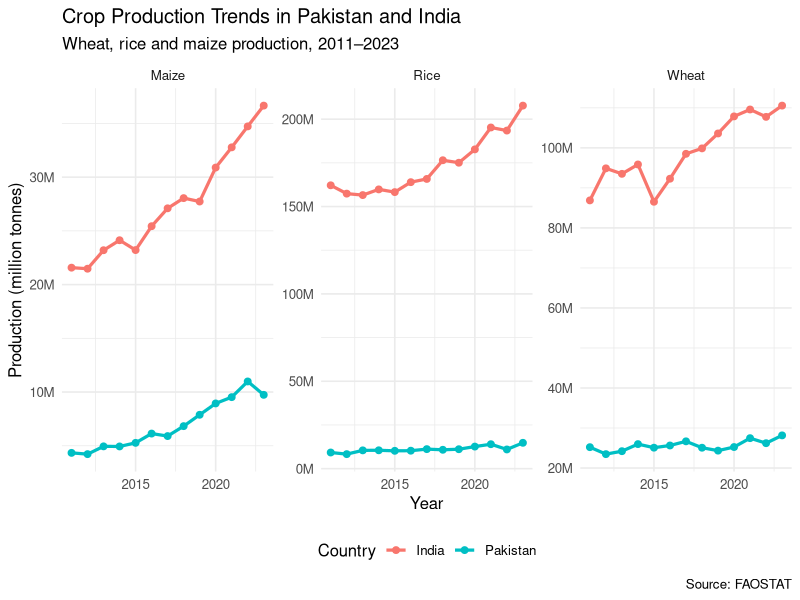
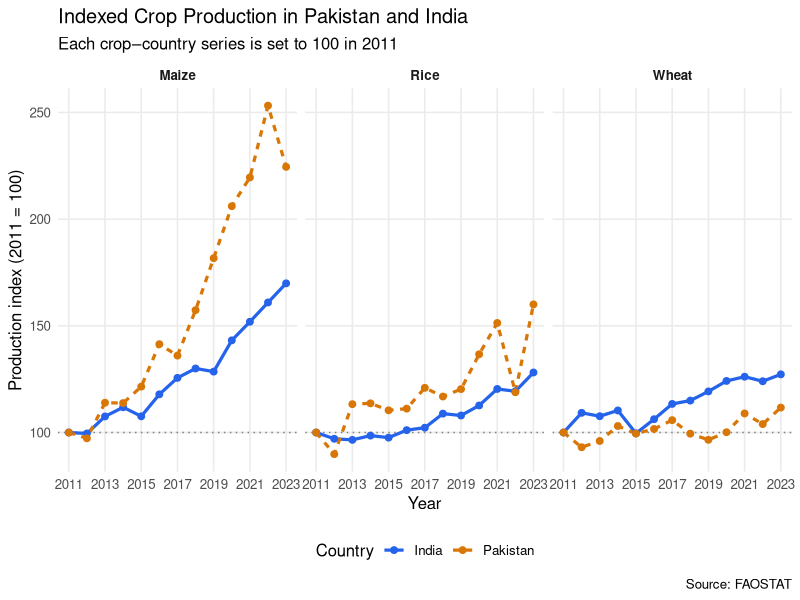

Write the R code that produced these figures, in order.
## ---- chunk 1
library(tidyverse)
install.packages("ggplot2")
library(ggplot2)
library(scales)
## ---- chunk 2
agri_data <- read.csv(
  "data/agriculture.csv",
  fileEncoding = "UTF-8-BOM"
)
## ---- chunk 3
library(dplyr)
library(tidyr)

crop_data <- agri_data %>%
  filter(
    Area %in% c("Pakistan", "India"),
    Item %in% c("Wheat", "Rice", "Maize (corn)"),
    Element %in% c("Area harvested", "Yield", "Production"),
    !is.na(Value)
  ) %>%
  mutate(
    Item = recode(Item, "Maize (corn)" = "Maize")
  ) %>%
  select(Area, Item, Year, Element, Value) %>%
  pivot_wider(
    names_from = Element,
    values_from = Value
  ) %>%
  rename(
    country = Area,
    crop = Item,
    year = Year,
    area_ha = `Area harvested`,
    yield_kg_ha = Yield,
    production_t = Production
  ) %>%
  arrange(country, crop, year)
## ---- chunk 4
head(agri_data)
str(agri_data)
dim(agri_data)
names(agri_data)
## ---- chunk 5
head(crop_data)
dim(crop_data)

crop_data %>%
  count(country, crop)
## ---- chunk 6
library(ggplot2)
library(scales)

ggplot(
  crop_data,
  aes(x = year, y = production_t, color = country)
) +
  geom_line(linewidth = 1.1) +
  geom_point(size = 2) +
  facet_wrap(~ crop, scales = "free_y") +
  scale_y_continuous(
    labels = label_number(scale = 1e-6, suffix = "M")
  ) +
  labs(
    title = "Crop Production Trends in Pakistan and India",
    subtitle = "Wheat, rice and maize production, 2011–2023",
    x = "Year",
    y = "Production (million tonnes)",
    color = "Country",
    caption = "Source: FAOSTAT"
  ) +
  theme_minimal(base_size = 12) +
  theme(legend.position = "bottom")
## ---- chunk 7
library(dplyr)
library(ggplot2)
indexed_data <- crop_data %>% group_by(country, crop) %>% mutate(production_2011 = production_t[year == 2011][1], production_index = (production_t / production_2011) * 100
) %>%
    ungroup()
indexed_data %>%
  filter(year == 2011) %>%
  select(country, crop, year, production_index)
## ---- chunk 8
ggplot(
  indexed_data,
  aes(
    x = year,
    y = production_index,
    color = country,
    linetype = country,
    group = country
  )
) +
  geom_hline(
    yintercept = 100,
    color = "grey50",
    linetype = "dotted"
  ) +
  geom_line(linewidth = 1.1) +
  geom_point(size = 2) +
  facet_wrap(~ crop, nrow = 1) +
  scale_color_manual(
    values = c(
      "India" = "#2563EB",
      "Pakistan" = "#D97706"
    )
  ) +
  scale_x_continuous(
    breaks = seq(2011, 2023, by = 2)
  ) +
  labs(
    title = "Indexed Crop Production in Pakistan and India",
    subtitle = "Each crop–country series is set to 100 in 2011",
    x = "Year",
    y = "Production index (2011 = 100)",
    color = "Country",
    linetype = "Country",
    caption = "Source: FAOSTAT"
  ) +
  theme_minimal(base_size = 12) +
  theme(
    legend.position = "bottom",
    panel.grid.minor = element_blank(),
    strip.text = element_text(face = "bold")
  )
## ---- chunk 9
growth_ranking <- indexed_data %>%
  group_by(country, crop) %>%
  slice_max(year, n = 1, with_ties = FALSE) %>%
  ungroup() %>%
  transmute(
    country,
    crop,
    final_year = year,
    final_index = round(production_index, 1),
    growth_percent = round(production_index - 100, 1)
  ) %>%
  arrange(desc(growth_percent))

growth_ranking
## ---- chunk 10
growth_summary <- crop_data %>%
  group_by(country, crop) %>%
  summarise(
    area_change_pct = 100 * (
      last(area_ha, order_by = year) /
        first(area_ha, order_by = year) - 1
    ),
    yield_change_pct = 100 * (
      last(yield_kg_ha, order_by = year) /
        first(yield_kg_ha, order_by = year) - 1
    ),
    production_change_pct = 100 * (
      last(production_t, order_by = year) /
        first(production_t, order_by = year) - 1
    ),
    .groups = "drop"
  )

print(growth_summary)
